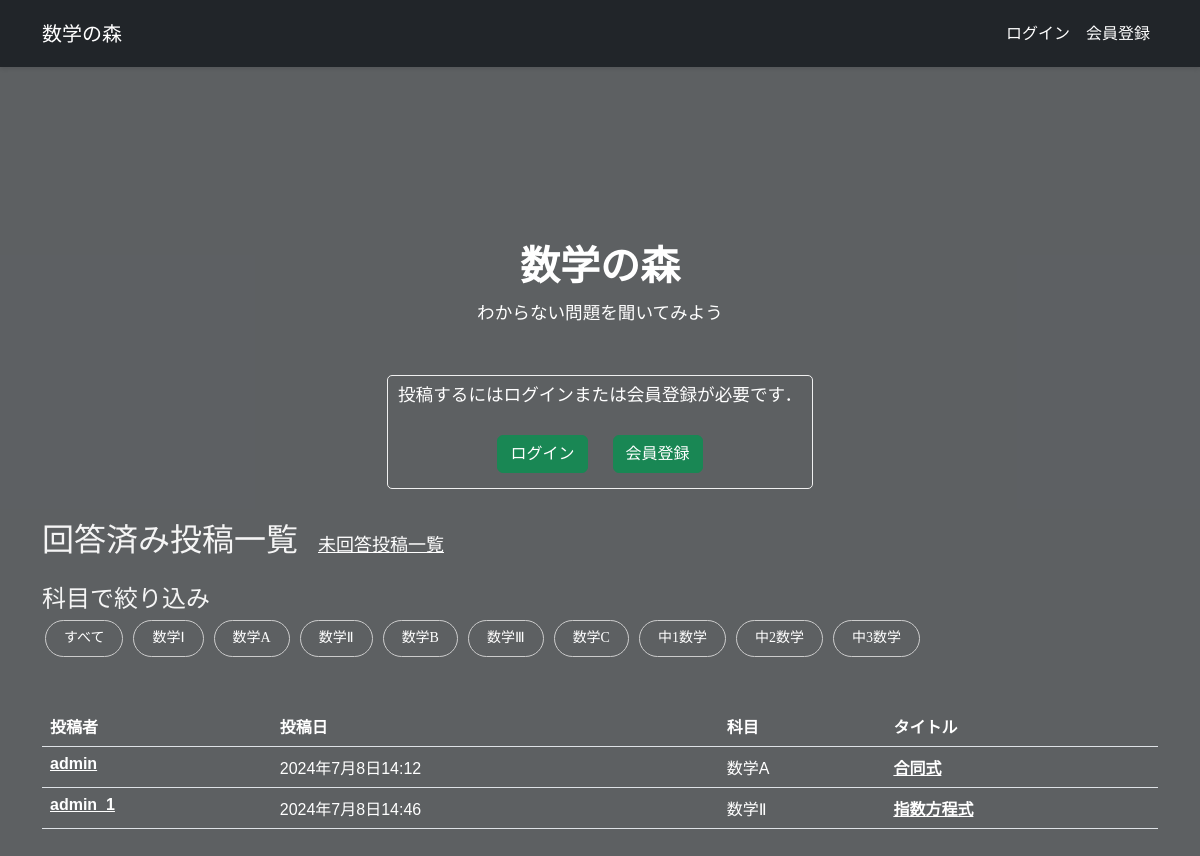
The app's page /, older data.
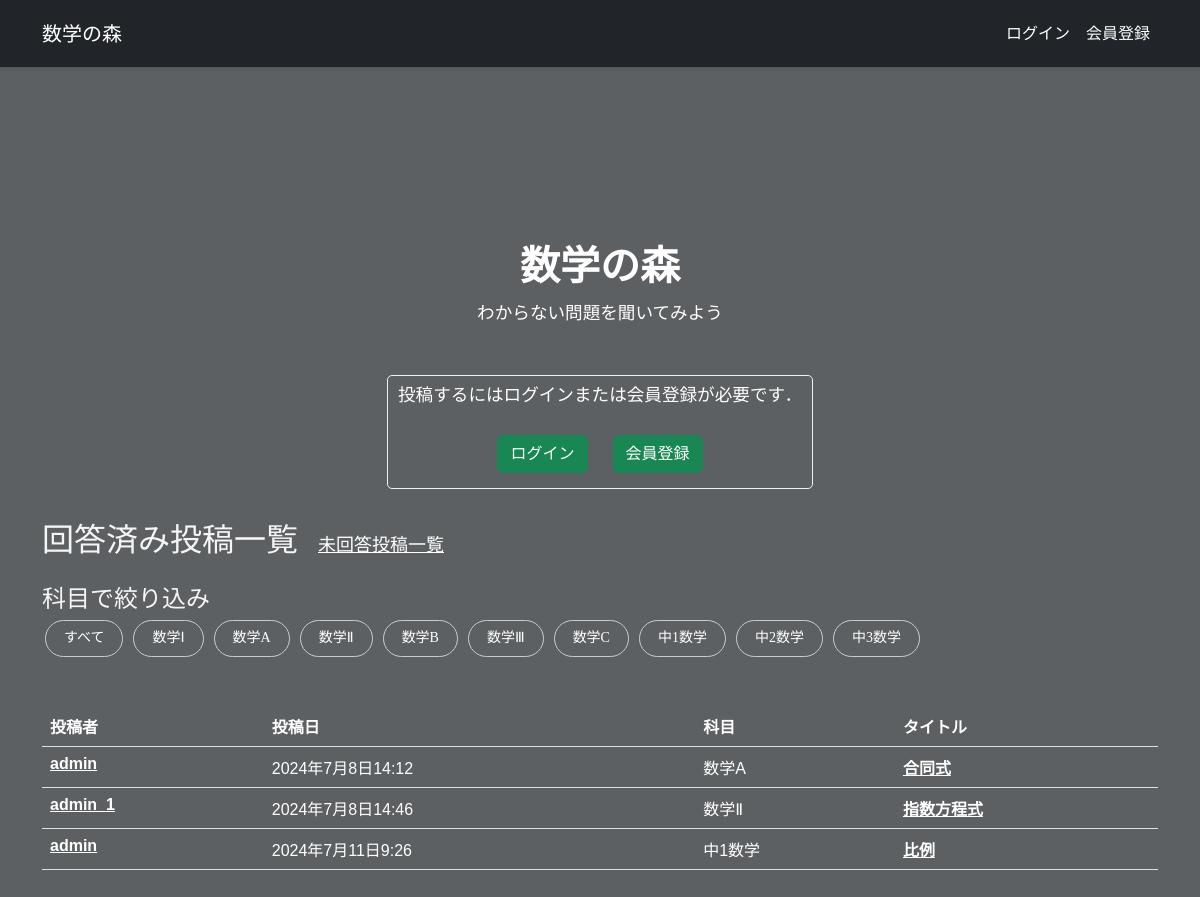
The same page, newer data.
### studysite/models.py (models this page shows, shortened)
class Tag(models.Model):
    name = models.CharField(max_length=100)

class Studysite(models.Model):
    title = models.CharField('タイトル', max_length=128)
    image = models.FileField('問題画像', upload_to='image/', blank=True)
    question = models.TextField('問題', blank=True)
    answer = models.TextField('解説', blank=True)
    created_by = models.ForeignKey(settings.AUTH_USER_MODEL,
                                   verbose_name='投稿者',
                                   on_delete=models.CASCADE)
    created_at = models.DateTimeField('投稿日', auto_now_add=True)
    updated_at = models.DateTimeField('更新日', auto_now=True)
    tags = models.ManyToManyField(Tag, blank=True)
    likes = models.PositiveIntegerField(default=0)

### studysite/views.py (the view)
# urls.py: path('', top, name='top'),
def top(request):
    tags = Tag.objects.all()
    raw_query = request.META.get('QUERY_STRING', '')  # URLのクエリストリング全体を取得
    query_param = raw_query.strip('?')  # '?'を取り除いて値を取得
    snippets = Studysite.objects.all() # Snippetの一覧を取得
    selected_tag = request.GET.get('tag')
    try:
        query_param = int(query_param)
        snippets = Studysite.objects.filter(tags=query_param)
    except (ValueError, Tag.DoesNotExist):
        snippets = Studysite.objects.all()
    context = {'snippets': snippets, 'tags': tags, 'selected_tag': selected_tag, 'query_param': query_param}
    if selected_tag:
        snippets = snippets.filter(tags__id=selected_tag)
    return render(request, 'snippets/top.html', context)

### studysite/templates/snippets/top.html (shortened to what this page needs)
{% extends 'base.html' %}
{% load django_bootstrap5 %}
{% load widget_tweaks %}
{% block main %}
<div class="welcome">
    <h1 class="title"><b>数学の森</b></h1>
    <p class="subtitle">わからない問題を聞いてみよう</p>
    {% if user.is_authenticated %}
        <a class="btn btn-success" href="{% url 'snippet_new' %}">投稿する</a>
    {% else %}<br>
        <div class="flame">
            <p>投稿するにはログインまたは会員登録が必要です．</p>
            <div style="text-align: center;">
                <span><a style="margin: 10px;" class="btn btn-success" href="{% url 'login' %}">ログイン</a></span>
                <span><a style="margin: 10px;" class="btn btn-success" href="{% url 'signup' %}">会員登録</a></span>
            </div>
        </div>
    {% endif %}
</div>
<div>
    <span class="h2 title">回答済み投稿一覧</span><span class="h3"><a href="{% url 'unanswered' %}" style="color:white">未回答投稿一覧</a></span><br><br>
    <h4>科目で絞り込み</h4>
    <a href="{% url 'top' %}"><span class="subject-filter">すべて</span></a>
    {% for tag in tags %}
        <a href="{% url 'top' %}?{{ tag.id }}"><span class="subject-filter">{{ tag.name }}</span></a>
    {% endfor %}
</div><br>
<div class="class1">
    {% if snippets %}
    <table class="table">
        <thead>
        <tr>
            <th>投稿者</th>
            <th>投稿日</th>
            <th>科目</th>
            <th>タイトル</th>
        </tr>
        </thead>
        <tbody class="tbody">
        {% for snippet in snippets %}
            {% if snippet.answer %}
            <tr>
                <th><a href="{% url 'profile' snippet.created_by_id %}" style="color:white">{{ snippet.created_by.username }}</a></th>
                <td>{{ snippet.created_at }}</td>
                <td>
                    {% if snippet.tags %}
                        {% for tag in snippet.tags.all %}
                            <span>{{ tag.name }}</span>
                        {% endfor %}
                    {% else %}
                        <span>empty<span>
                    {% endif %}
                </td>
                <th><a href="{% url 'snippet_detail' snippet.id %}" style="color:white">{{ snippet.title }}</a></th>
            </tr>
            {% endif %}
        {% endfor %}
        </tbody>
    </table>
    {% else %}
    <p>問題はまだ投稿されていません．</p>
    {% endif %}
</div>
{% endblock %}

Row changes from the older to the newer data that the page shows:
now on this page (row edited): Studysite: created_by.username "admin", created_at "2024年7月11日9:26", title "比例", Tag (name "中1数学")
